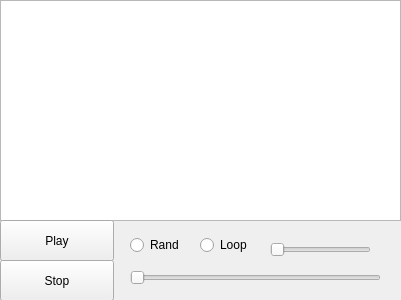
<?xml version="1.0" encoding="UTF-8"?>
<ui version="4.0">
 <class>MainWindow</class>
 <widget class="QMainWindow" name="MainWindow">
  <property name="geometry">
   <rect>
    <x>0</x>
    <y>0</y>
    <width>401</width>
    <height>300</height>
   </rect>
  </property>
  <property name="windowTitle">
   <string>Majiao_Player</string>
  </property>
  <widget class="QWidget" name="centralWidget">
   <widget class="QListWidget" name="listWidget">
    <property name="geometry">
     <rect>
      <x>0</x>
      <y>0</y>
      <width>401</width>
      <height>221</height>
     </rect>
    </property>
   </widget>
   <widget class="QPushButton" name="pushButton">
    <property name="geometry">
     <rect>
      <x>0</x>
      <y>220</y>
      <width>114</width>
      <height>41</height>
     </rect>
    </property>
    <property name="text">
     <string>Play</string>
    </property>
   </widget>
   <widget class="QPushButton" name="pushButton_2">
    <property name="geometry">
     <rect>
      <x>0</x>
      <y>260</y>
      <width>114</width>
      <height>41</height>
     </rect>
    </property>
    <property name="text">
     <string>Stop</string>
    </property>
   </widget>
   <widget class="QSlider" name="horizontalSlider">
    <property name="geometry">
     <rect>
      <x>130</x>
      <y>270</y>
      <width>251</width>
      <height>16</height>
     </rect>
    </property>
    <property name="orientation">
     <enum>Qt::Horizontal</enum>
    </property>
   </widget>
   <widget class="QRadioButton" name="radioButton">
    <property name="geometry">
     <rect>
      <x>130</x>
      <y>230</y>
      <width>161</width>
      <height>30</height>
     </rect>
    </property>
    <property name="text">
     <string>Rand</string>
    </property>
   </widget>
   <widget class="QRadioButton" name="radioButton_2">
    <property name="geometry">
     <rect>
      <x>200</x>
      <y>230</y>
      <width>141</width>
      <height>30</height>
     </rect>
    </property>
    <property name="text">
     <string>Loop</string>
    </property>
   </widget>
   <widget class="QSlider" name="horizontalSlider_2">
    <property name="geometry">
     <rect>
      <x>270</x>
      <y>240</y>
      <width>101</width>
      <height>20</height>
     </rect>
    </property>
    <property name="orientation">
     <enum>Qt::Horizontal</enum>
    </property>
   </widget>
  </widget>
 </widget>
 <layoutdefault spacing="6" margin="11"/>
 <resources/>
 <connections/>
</ui>
